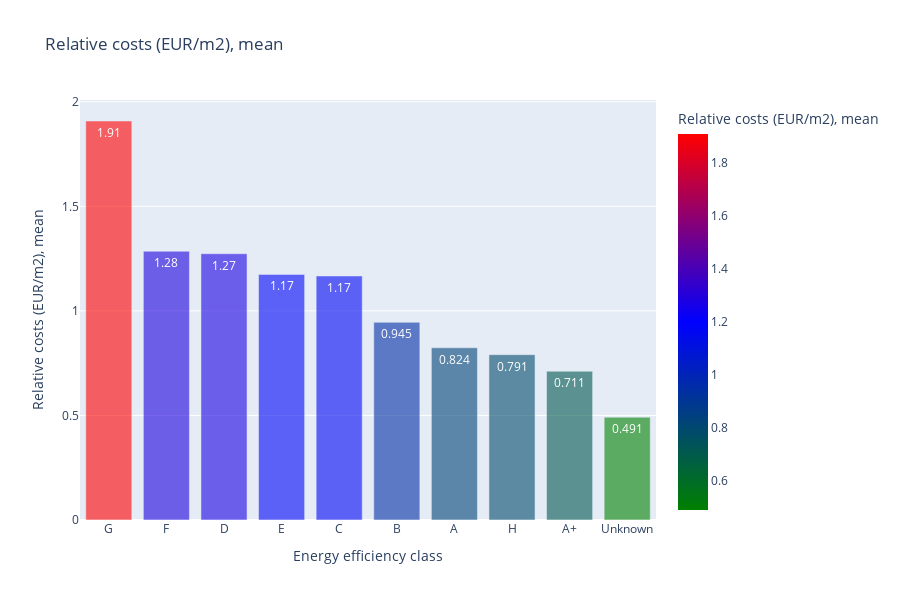

The notebook cell this image was saved under:
### Code cell
fig = px.bar(eff_piv, x='energy_eff', y='Relative costs (EUR/m2), mean', 
             color='Relative costs (EUR/m2), mean', hover_data=['energy_eff'],
             color_continuous_scale=['Green','Blue','Red'], text_auto='.3',
             title='Relative costs (EUR/m2), mean', height= 600, opacity= .6)
fig.update_layout(xaxis_title="Energy efficiency class", yaxis_title="Relative costs (EUR/m2), mean")
fig.update_layout(xaxis={'categoryorder':'total descending'})
fig.show()

### Figure 1 — Plotly figure (JSON) as saved in the notebook; plotly's stock layout.template omitted (floating-point values rounded to 4 significant figures)
{"data": [{"alignmentgroup": "True", "hovertemplate": "energy_eff=%{x}<br>Relative costs (EUR/m2), mean=%{marker.color}<extra></extra>", "legendgroup": "", "marker": {"color": [0.4914, 0.7111, 0.7906, 0.8237, 0.9452, 1.167, 1.174, 1.273, 1.285, 1.908], "coloraxis": "coloraxis", "opacity": 0.6, "pattern": {"shape": ""}}, "name": "", "offsetgroup": "", "orientation": "v", "showlegend": false, "textposition": "auto", "texttemplate": "%{y:.3}", "type": "bar", "x": ["Unknown", "A+", "H", "A", "B", "C", "E", "D", "F", "G"], "xaxis": "x", "y": [0.4914, 0.7111, 0.7906, 0.8237, 0.9452, 1.167, 1.174, 1.273, 1.285, 1.908], "yaxis": "y"}], "layout": {"barmode": "relative", "coloraxis": {"colorbar": {"title": {"text": "Relative costs (EUR/m2), mean"}}, "colorscale": [[0, "Green"], [0.5, "Blue"], [1, "Red"]]}, "height": 600, "legend": {"tracegroupgap": 0}, "title": {"text": "Relative costs (EUR/m2), mean"}, "xaxis": {"anchor": "y", "categoryorder": "total descending", "domain": [0, 1], "title": {"text": "Energy efficiency class"}}, "yaxis": {"anchor": "x", "domain": [0, 1], "title": {"text": "Relative costs (EUR/m2), mean"}}}}
